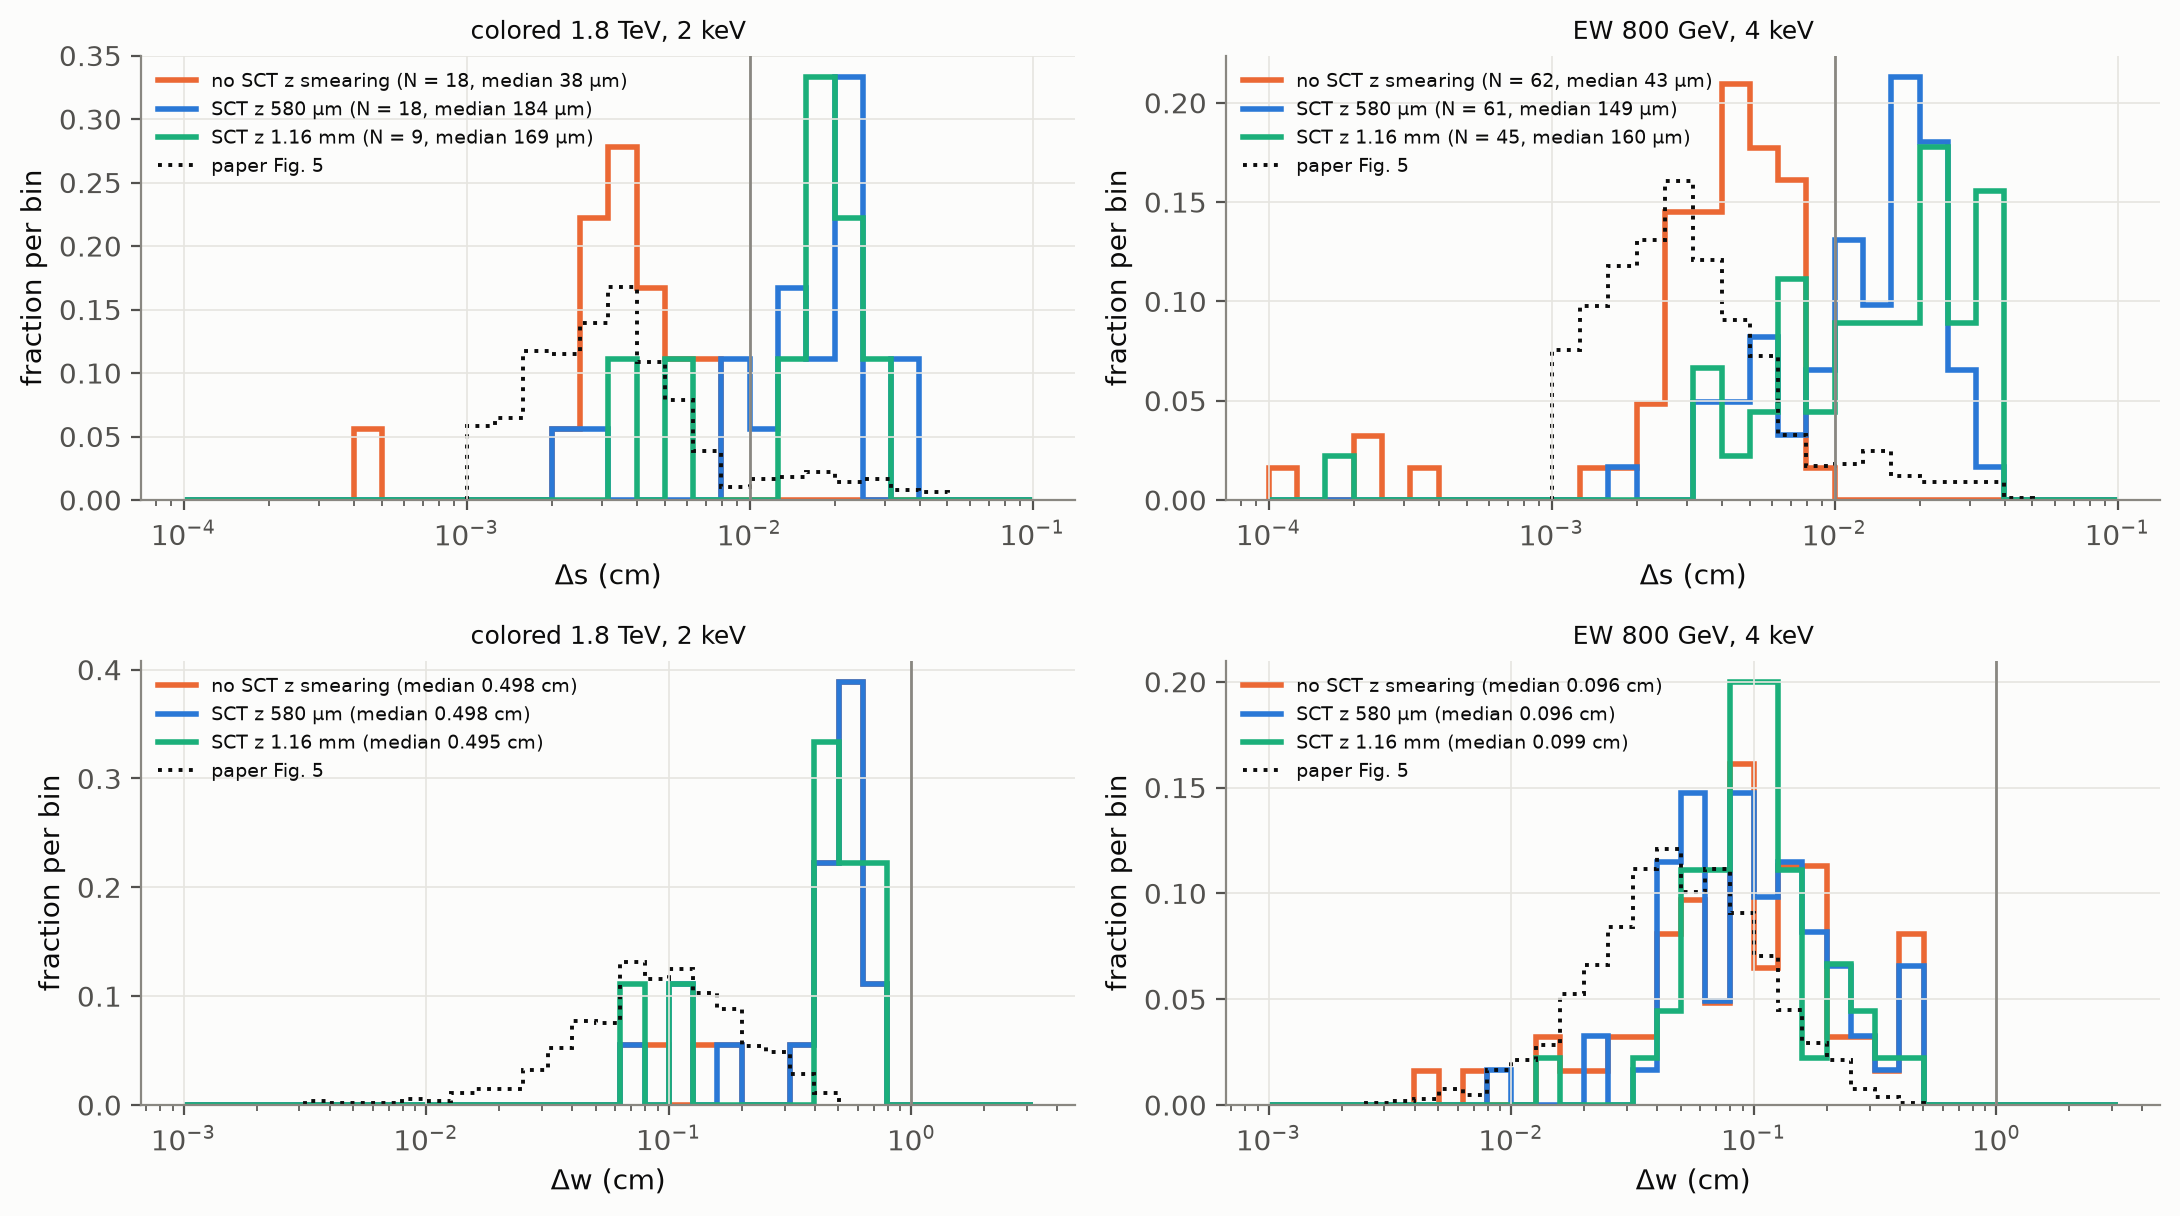

Recreate this plot in Python.
#!/usr/bin/env python3
"""Fig. 5 signal panels with the authors' population (D18: before the Delta_s and Delta_w cuts): plane found by Sec. III C, smallest Delta_s,
no final Delta_w or Delta_s cut, no hit-multiplicity cut. COL2000 / EW2000, first crossing; SCT z none, 580 um (Ref. [27]), 1.16 mm (2 x 580 um).
Paper histograms from its vector source figure (tables/paper_fig5_vector.json). Unit area on the paper's 0.1-dex bins."""
import os, sys, json, numpy as np, pandas as pd
HERE = os.path.dirname(os.path.abspath(__file__)); sys.path.insert(0, HERE)
import fig_utils as fu
T = f"{HERE}/../tables"; TR = lambda s: s.astype(str) == "True"
d = pd.read_csv(f"{T}/fig5_author_population.csv"); d = d[TR(d.fid) & TR(d.plane_any)][["sample", "key", "sct", "ds_any", "dw_any"]]
V = json.load(open(f"{T}/paper_fig5_vector.json")); rows = [d.assign(kind="this work")]
for s, lab in (("COL2000", "Colored Quirk"), ("EW2000", "EW Quirk")):
    for v, k in (("ds", "delta_s_cm"), ("dw", "delta_w_cm")):
        h = V[k]["histograms"][lab]; t = sum(b["height"] for b in h)
        rows.append(pd.DataFrame(dict(sample=s, kind="paper", var=v, lo=[b["lo"] for b in h], hi=[b["hi"] for b in h], frac=[b["height"] / t for b in h])))
src = pd.concat(rows, ignore_index=True)
EDG = {"ds": 10 ** np.arange(-4, -0.99, 0.1), "dw": 10 ** np.arange(-3, 0.51, 0.1)}; COL = {"Z0": fu.SERIES[1], "Z580": fu.SERIES[0], "Z1160": fu.SERIES[2]}
LAB = {"Z0": "no SCT z smearing", "Z580": "SCT z 580 µm", "Z1160": "SCT z 1.16 mm"}
def plot(x):
    import matplotlib.pyplot as plt
    fig, axs = plt.subplots(2, 2, figsize=(11, 6.2))
    for j, (s, t) in enumerate((("COL2000", "colored 1.8 TeV, 2 keV"), ("EW2000", "EW 800 GeV, 4 keV"))):
        for i, (v, col) in enumerate((("ds", "ds_any"), ("dw", "dw_any"))):
            ax = axs[i, j]; e = EDG[v]
            for z in ("Z0", "Z580", "Z1160"):
                y = x[(x["sample"] == s) & (x.kind == "this work") & (x.sct == z)][col]
                hh = np.histogram(np.clip(y, e[0] * 1.0001, e[-1] * 0.9999), bins=e)[0].astype(float)
                ax.stairs(hh / max(hh.sum(), 1), e, color=COL[z], lw=2, label=f"{LAB[z]} (N = {len(y)}, median {y.median()*(1e4 if v=='ds' else 1):.0f} µm)" if v == "ds" else f"{LAB[z]} (median {y.median():.3f} cm)")
            p = x[(x["sample"] == s) & (x.kind == "paper") & (x["var"] == v)]; ax.stairs(p.frac.values, np.r_[p.lo.values, p.hi.values[-1]], color=fu.INK, lw=1.4, ls=":", label="paper Fig. 5")
            ax.axvline(0.01 if v == "ds" else 1.0, color=fu.MUTED, lw=1); ax.set_xscale("log"); ax.set_xlabel("Δs (cm)" if v == "ds" else "Δw (cm)"); ax.set_ylabel("fraction per bin")
            ax.set_title(t, fontsize=9); ax.legend(fontsize=6.8, loc="upper left")
    fig.tight_layout(); return fig
fu.figure("F32_fig5_author_population", src, plot, "Signal Δs (top) and Δw (bottom) with the authors' Fig. 5 population: plane found, before the Δs and Δw cuts, no hit-multiplicity cut. "
          "Three SCT z settings; dotted: the paper's Fig. 5 from its vector source figure. Vertical lines: the signal-region cuts.",
          [f"{T}/fig5_author_population.csv", f"{T}/paper_fig5_vector.json"], "plane found, no final cuts", os.path.abspath(__file__))
